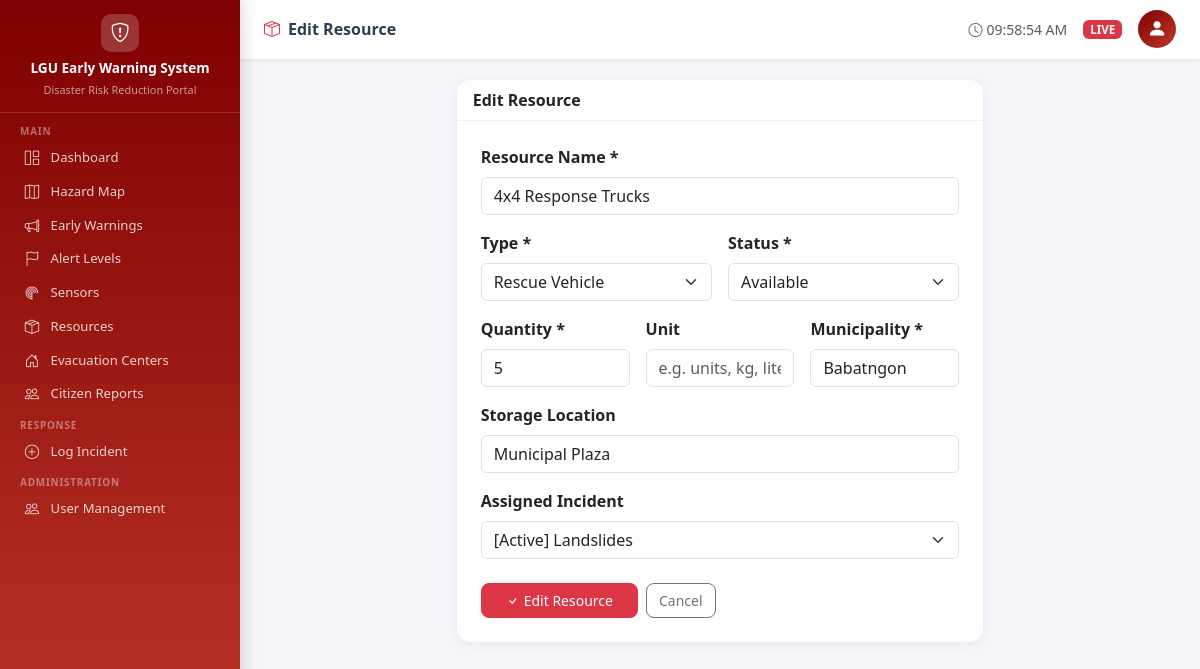
The app's page /resources/1/edit/ (signed in) with its own data.
### incidents/models.py (models this page shows, shortened)
class Resource(models.Model):
    RESOURCE_TYPES = [
        ('VEHICLE', 'Rescue Vehicle'),
        ('MEDICAL', 'Medical Supply'),
        ('FOOD', 'Food & Water'),
        ('RESCUE_TEAM', 'Rescue Team'),
        ('EQUIPMENT', 'Equipment'),
        ('SHELTER', 'Shelter Supply'),
    ]
    STATUS_CHOICES = [
        ('AVAILABLE', 'Available'),
        ('DEPLOYED', 'Deployed'),
        ('MAINTENANCE', 'Under Maintenance'),
        ('EXHAUSTED', 'Exhausted'),
    ]
    name = models.CharField(max_length=200)
    resource_type = models.CharField(max_length=15, choices=RESOURCE_TYPES)
    quantity = models.PositiveIntegerField(default=1)
    unit = models.CharField(max_length=50, blank=True, help_text='e.g. units, kg, liters')
    status = models.CharField(max_length=15, choices=STATUS_CHOICES, default='AVAILABLE')
    location = models.CharField(max_length=200, blank=True)
    municipality = models.CharField(max_length=100)
    assigned_incident = models.ForeignKey(
        Incident, on_delete=models.SET_NULL,
        null=True, blank=True, related_name='resources'
    )
    managed_by = models.ForeignKey(
        settings.AUTH_USER_MODEL, on_delete=models.SET_NULL, null=True
    )
    updated_at = models.DateTimeField(auto_now=True)
    class Meta:
        ordering = ['resource_type', 'name']

### incidents/views.py (the view)
# urls.py: path('resources/<int:pk>/edit/', views.resource_edit, name='resource_edit'),
@login_required
def resource_edit(request, pk):
    if not request.user.is_lgu_admin():
        return HttpResponseForbidden()
    resource = get_object_or_404(Resource, pk=pk)
    from .forms import ResourceForm
    form = ResourceForm(request.POST or None, instance=resource)
    if request.method == 'POST' and form.is_valid():
        form.save()
        audit.info(f'RESOURCE_UPDATED | user={request.user.username} | id={pk} | ts={timezone.now()}')
        messages.success(request, 'Resource updated.')
        return redirect('resource_list')
    return render(request, 'incidents/resource_form.html', {'form': form, 'action': 'Edit', 'resource': resource})

### incidents/forms.py
class ResourceForm(forms.ModelForm):
    class Meta:
        model = Resource
        fields = ['name', 'resource_type', 'quantity', 'unit', 'status',
                  'location', 'municipality', 'assigned_incident']
        widgets = {
            'name': forms.TextInput(attrs={'class': 'form-control'}),
            'resource_type': forms.Select(attrs={'class': 'form-select'}),
            'quantity': forms.NumberInput(attrs={'class': 'form-control'}),
            'unit': forms.TextInput(attrs={'class': 'form-control', 'placeholder': 'e.g. units, kg, liters'}),
            'status': forms.Select(attrs={'class': 'form-select'}),
            'location': forms.TextInput(attrs={'class': 'form-control'}),
            'municipality': forms.TextInput(attrs={'class': 'form-control'}),
            'assigned_incident': forms.Select(attrs={'class': 'form-select'}),
        }

### accounts/models.py (called while the page is built)
    def is_lgu_admin(self):
        return self.role == self.ROLE_LGU_ADMIN

### incidents/models.py (called while the page is built)
    def __str__(self):
        return f'[{self.get_status_display()}] {self.title}'

### templates/incidents/resource_form.html (shortened to what this page needs)
{% extends 'base.html' %}
{% block page_title %}<i class="bi bi-box-seam me-2 text-danger"></i>{{ action }} Resource{% endblock %}
{% block content %}
<div class="row justify-content-center"><div class="col-lg-7">
<div class="card">
  <div class="card-header bg-white"><strong>{{ action }} Resource</strong></div>
  <div class="card-body p-4">
    <form method="post">{% csrf_token %}
      <div class="row g-3">
        <div class="col-12"><label class="form-label fw-semibold">Resource Name *</label>{{ form.name }}</div>
        <div class="col-md-6"><label class="form-label fw-semibold">Type *</label>{{ form.resource_type }}</div>
        <div class="col-md-6"><label class="form-label fw-semibold">Status *</label>{{ form.status }}</div>
        <div class="col-md-4"><label class="form-label fw-semibold">Quantity *</label>{{ form.quantity }}</div>
        <div class="col-md-4"><label class="form-label fw-semibold">Unit</label>{{ form.unit }}</div>
        <div class="col-md-4"><label class="form-label fw-semibold">Municipality *</label>{{ form.municipality }}</div>
        <div class="col-12"><label class="form-label fw-semibold">Storage Location</label>{{ form.location }}</div>
        <div class="col-12"><label class="form-label fw-semibold">Assigned Incident</label>{{ form.assigned_incident }}</div>
      </div>
      <div class="mt-4 d-flex gap-2">
        <button type="submit" class="btn btn-danger px-4"><i class="bi bi-check me-1"></i>{{ action }} Resource</button>
        <a href="{% url 'resource_list' %}" class="btn btn-outline-secondary">Cancel</a>
      </div>
    </form>
  </div>
</div>
</div></div>
{% endblock %}

### templates/base.html (style rules this page uses)
body { background: #f4f6fb; font-family: 'Segoe UI', sans-serif; }
.card { border: none; border-radius: 14px; box-shadow: 0 2px 12px rgba(0,0,0,.06); }
.card-header { border-radius: 14px 14px 0 0 !important; border-bottom: 1px solid rgba(0,0,0,.06); }
.btn { border-radius: 8px; font-size: .875rem; }

### records on screen
Resource: name "4x4 Response Trucks", resource_type "Rescue Vehicle", status "Available", quantity "5", municipality "Babatngon", location "Municipal Plaza", assigned_incident "[Active] Landslides"

### other values on screen
{{ action }} "Edit"
